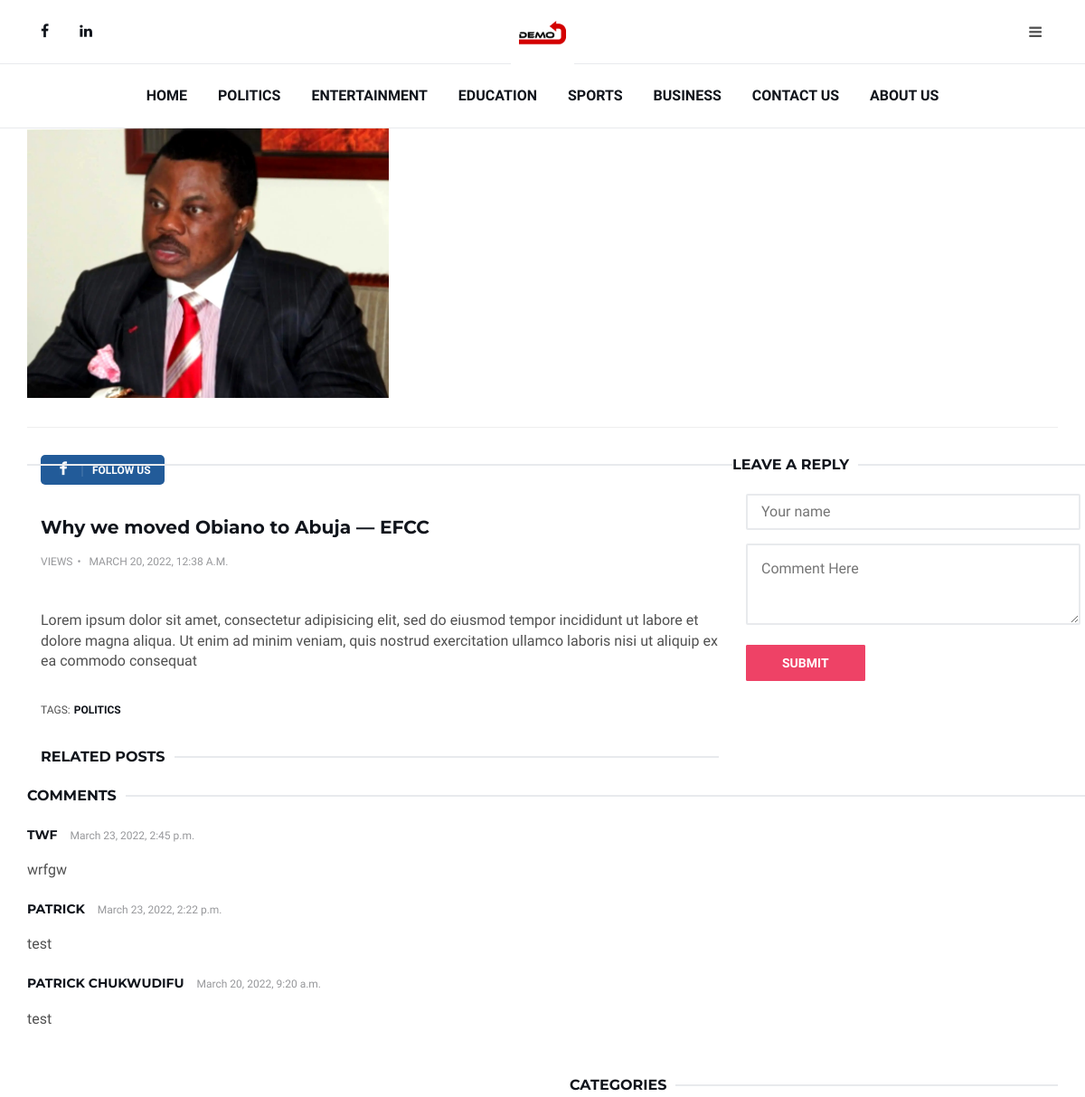
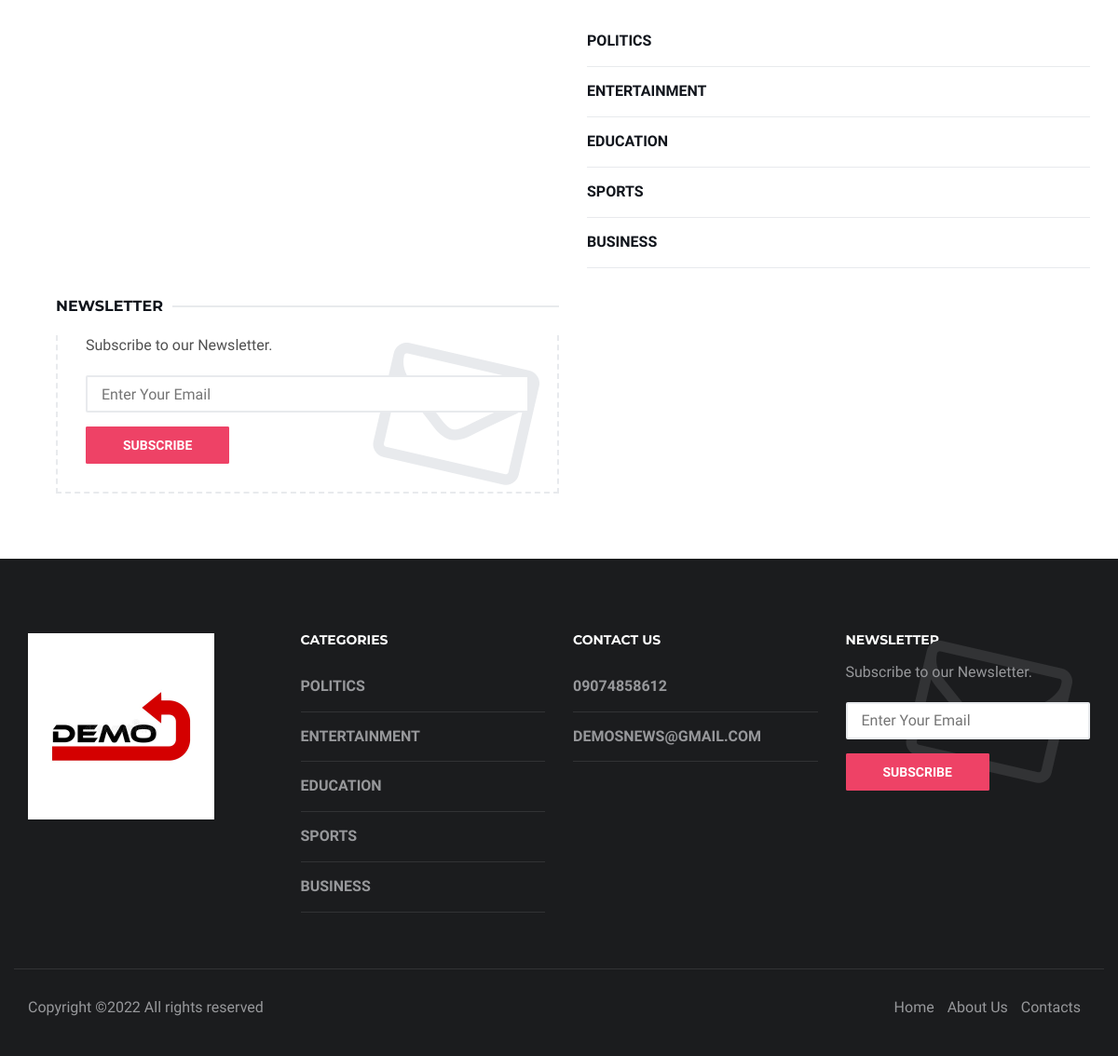
/postdetail/why-we-moved-obiano-to-abuja-efcc/, run on the app's committed database (2 pictures, top to bottom).
### accounts/models.py (models this page shows, shortened)
class Category(models.Model):
    title=models.CharField(max_length=255,null=True)
    slug=models.SlugField(max_length=255,null=True)
    date_added= models.DateTimeField(auto_now_add=True)
    def __str__(self):
        return self.title

class MainPost(models.Model):
    category=models.ForeignKey(Category, related_name='mainposts', on_delete= models.CASCADE)
    hit_count_generic = GenericRelation(HitCount, object_id_field='object_pk', related_query_name='hit_count_generic_relation',default='')
    photo=models.ImageField(blank=True,null=False)
    title=models.CharField(max_length=255, null=True)
    slug=models.SlugField(max_length=255, null=True)
    description=RichTextUploadingField(blank=True,null=True)
    status = models.IntegerField(choices=STATUS, default=0)
    date_added= models.DateTimeField(auto_now_add=True)
    class Meta:
        ordering = ['-date_added']

class MainComment(models.Model):
    name=models.CharField(max_length=100,null=True,blank=True)
    body=models.TextField()
    post=models.ForeignKey(MainPost, on_delete=models.CASCADE, related_name='maincomments',null=False, default='')
    date_added= models.DateTimeField(auto_now_add=True)
    class Meta:
        ordering = ['-date_added']

### accounts/views.py (the view)
# urls.py: path('postdetail/<str:slug>/', views.MainPostdetail,name="mainpostdetails"),
def MainPostdetail(request,slug):
    post=MainPost.objects.get(slug=slug)
    comments= post.maincomments.all()
    categorys=Category.objects.all()
    advertone = AdvertisementOne.objects.all()
    advertthree = AdvertisementThree.objects.all()
    advertonepaginator = Paginator(advertone, 1)
    advertonepage = request.GET.get('page')
    advertoneusers = advertonepaginator.get_page(advertonepage)
    advertthreepaginator = Paginator(advertthree, 1)
    advertthreepage = request.GET.get('page')
    advertthreeusers = advertthreepaginator.get_page(advertthreepage)
    new_comment= None
    if request.method == 'POST':
        form = CommentForm(request.POST)
        if form.is_valid():
            new_comment = form.save(commit=False)
            new_comment.post = post
            new_comment.save()
            return HttpResponseRedirect(reverse('mainpostdetails',args = [str(post.slug)]))
    else:
        form = CommentForm()
    similar_posts=list(post.category.posts.exclude(id=post.id))
    if len(similar_posts) >= 4:
        similar_posts = random.sample(similar_posts, 3)
    newsletterfor = NewsletterForm()
    if request.method == 'POST':
        newsletterfor = NewsletterForm(request.POST,request.FILES)
        if newsletterfor.is_valid():
            newsletterfor.save()
        return render(request,'emailsent.html')
    context={'post':post,'form':form,'new_comment' : new_comment,'similar_posts': similar_posts,'comments':comments,'categorys':categorys,'newsletterfor':newsletterfor,'advertonepaginator':advertoneusers,'advertthreepaginator':advertthreeusers}
    return render(request, 'postdetails.html',context)

### accounts/forms.py
class CommentForm(ModelForm):
    name = forms.CharField(max_length=30,widget=forms.TextInput(attrs={
        'class' : 'input', 'placeholder' :'Your name'
    }))
    body = forms.CharField(max_length=100,widget=forms.Textarea(attrs={
        'class' : 'input', 'placeholder' :'Comment Here', 'rows' : 3
    }))
    class Meta:
        model = MainComment
        fields = ['name','body']

class NewsletterForm(ModelForm):
    class Meta:
        model = Newsletter
        fields = '__all__'

### accounts/context_processors.py (called while the page is built)
def main_categories(request):
    categories=Category.objects.all()
    return{'main_categories':categories}

### accounts/templates/postdetails.html (shortened to what this page needs)
{% extends 'base.html' %}
{% load static %}
{% block content %}
{% load hitcount_tags %}
<div id="post-header" class="page-header">
    <div class="page-header-bg">
        <div class="">
            <img src="{{post.photo.url}}" alt="" class="img-responsive" style="max-width: 400px; max-height: 400px;">
        </div>
    </div>
    <div class="container">
        <div class="row">
            <div class="col-md-10">
            </div>
        </div>
    </div>
</div>
<div class="section">
    <div class="container">
        <div class="row">
            <div class="col-md-8">
                <div class="section-row">
                    <div class="post-share">
                        <a href="https://www.facebook.com/orhuerakpor.ruky" class="social-facebook"><i class="fa fa-facebook"></i><span>Follow Us</span></a>
                    </div>
                </div>
                <div class="section-row">
                    <h3>{{post.title}}</h3>
                    <ul class="post-meta">
                        <li>{% get_hit_count for post %} views</li>
                        <li>{{post.date_added}}</li>
                    </ul>
                    {{post.description | safe}}
                </div>
                <div class="section-row">
                    <div class="post-tags">
                        <ul>
                            <li>TAGS:</li>
                            <li><a href="{% url 'mainpostdetails' 'post.slug' %}">{{post.category}}</a></li>
                        </ul>
                    </div>
                </div>
                <div>
                    <div class="section-title">
                        <h3 class="title">Related Posts</h3>
                    </div>
                    </div>
                </div>
                <div class="section-row">
                    <div class="section-title">
                        <h3 class="title">Leave a reply</h3>
                    </div>
                    <form method="POST" class="post-reply">
                        <div class="row">
                            <div class="">
                                <div class="col-md-4 mt-4">
                                    <div class="form-group">
										{{form.name}}
									</div>
                                </div>
                                <div class="col-md-4 mt-4">
                                    <div class="form-group">
										{{form.body}}
									</div>
                                </div>
                                <div class="row">
                                <div class="col-md-4">
									<button class="primary-button">Submit</button>
								</div>
                            </div>
                            </div>
                        </div>
                    </form>
                    <div class="section-title">
                        <h3 class="title">Comments</h3>
                    </div>
                    <div class="post-comments">
                        <div class="media">
                            <div class="media-body">
                            {% for comment in comments %}
                                <div class="media-heading">
                                    <h4>{{comment.name}}</h4>
                                    <span class="time">{{comment.date_added}}</span>
                                </div>
                                <p>{{comment.body}}
                                </p>
                            {% endfor %}
                            </div>
                        </div>
                    </div>
                </div>
            </div>
            <div class="col-md-6">
            </div>
            <div class="col-md-6">
                <div class="aside-widget">
                    <div class="section-title">
                        <h2 class="title">Categories</h2>
                    </div>
                    <div class="category-widget">
                        <ul>
                            {% for category in categorys %}
                            <li><a href="{% url 'category' category.slug %}">{{category.title}}</a></li>
                            {% endfor %}
                        </ul>
                    </div>
                </div>
            </div>
            <div class="col-md-6">
                <div class="aside-widget">
                    <div class="section-title">
                        <h2 class="title">Newsletter</h2>
                    </div>
                    <div class="newsletter-widget">
                        <form action="" method="post" enctype="multipart/form-data">
                            <p>Subscribe to our Newsletter.</p>
                            <input class="input" name="email" type="email" required="required" placeholder="Enter Your Email">
                            <button class="primary-button">Subscribe</button>
                        </form>
                    </div>
                </div>
            </div>
            <div class="col-md-6">
            </div>
        </div>
    </div>
</div>
{% endblock content %}

### accounts/templates/navbar.html (shortened to what this page needs)
{% load static %}
<header id="header">
    <div id="nav">
			<div id="nav-top">
				<div class="container">
					<ul class="nav-social">
						<li><a href="#"><i class="fa fa-facebook"></i></a></li>
						<li><a href="#"><i class="fa fa-linkedin"></i></a></li>
					</ul>
					<div class="nav-logo">
						<a href="{% url 'home' %}" class="logo"><img src="{% static 'img/logo.jpg' %}" alt=""></a>
					</div>
					<div class="nav-btns">
						<button class="aside-btn"><i class="fa fa-bars"></i></button>
					</div>
				</div>
			</div>
        <div id="nav-bottom">
            <div class="container">
                <ul class="nav-menu">
                    <li class="">
                        <a href="{% url 'home' %}">Home</a>
                    </li>
                    {% for category in main_categories %}
                    <li class="has-dropdown megamenu">
                        <a href="{% url 'category' category.slug %}">{{category.title}}</a>
                    </li>
                    {% endfor %}
                    <li><a href="{% url 'contact' %}">Contact Us</a></li>
                    <li><a href="{% url 'about' %}">About Us</a></li>
                </ul>
            </div>
        </div>
    </div>
</header>

### accounts/templates/footer.html (shortened to what this page needs)
{% load static %}
<footer id="footer">
    <div class="container">
        <div class="row">
            <div class="col-md-3">
                <div class="footer-widget">
                    <div class="footer-logo">
                        <a href="{% url 'home' %}" class="logo"><img src="{% static 'img/logo.jpg' %}" alt="" style="height: 200px; width:200px;"></a>
                    </div>
                </div>
            </div>
            <div class="col-md-3">
                <div class="footer-widget">
                    <h3 class="footer-title">Categories</h3>
                    <div class="category-widget">
                        <ul>
                            {% for category in main_categories %}
                            <li><a href="{% url 'category' category.slug %}">{{category.title}}</a></li>
                            {% endfor %}
                        </ul>
                    </div>
                </div>
            </div>
            <div class="col-md-3">
                <div class="footer-widget">
                    <h3 class="footer-title">Contact Us</h3>
                    <div class="category-widget">
                        <ul>
                            <li><a href="#">09074858612</a></li>
                            <li><a href="#">demosnews@gmail.com</a></li>
                        </ul>
                    </div>
                </div>
            </div>
            <div class="col-md-3">
                <div class="footer-widget">
                    <h3 class="footer-title">Newsletter</h3>
                    <div class="newsletter-widget">
                        <form action="" method="post" enctype="multipart/form-data">
                            <p>Subscribe to our Newsletter.</p>
                            <input class="input" name="email" type="email" required="required" placeholder="Enter Your Email">
                            <button class="primary-button">Subscribe</button>
                        </form>
                    </div>
                </div>
            </div>
        </div>
        <div class="footer-bottom row">
            <div class="col-md-6 col-md-push-6">
                <ul class="footer-nav">
                    <li><a href="{% url 'home' %}">Home</a></li>
                    <li><a href="{% url 'about' %}">About Us</a></li>
                    <li><a href="{% url 'contact' %}">Contacts</a></li>
                </ul>
            </div>
            <div class="col-md-6 col-md-pull-6">
                <div class="footer-copyright">
                    Copyright &copy;<script>document.write(new Date().getFullYear());</script> All rights reserved
                </div>
            </div>
        </div>
    </div>
</footer>

### data on the page
Category: title "POLITICS"
Category: title "ENTERTAINMENT"
Category: title "EDUCATION"
Category: title "SPORTS"
Category: title "BUSINESS"
MainPost: photo (picture), title "Why we moved Obiano to Abuja — EFCC", date_added "MARCH 20, 2022, 12:38 A.M.", description "Lorem ipsum dolor sit amet, consectetur adipisicing elit, sed do eiusmod tempor incididunt ut labore et dolore magna aliqua. Ut enim ad minim veniam, quis nostrud exercitation ullamco laboris nisi ut aliquip ex ea commodo consequat", category "POLITICS"
MainComment: name "TWF", date_added "March 23, 2022, 2:45 p.m.", body "wrfgw"
MainComment: name "PATRICK", date_added "March 23, 2022, 2:22 p.m.", body "test"
MainComment: name "PATRICK CHUKWUDIFU", date_added "March 20, 2022, 9:20 a.m.", body "test"
